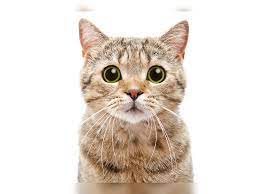
#> input picture photo/cat.jpeg, 260 x 194 px
$ jupyter execute '10 image transpose.ipynb'
#> lines starting #> are read from the running program, lines starting #| are printed output that depends on the picture
[cell 1]
import cv2
import numpy as np

[cell 2]
img=cv2.imread('photo/cat.jpeg')
#> img is the input picture: shape (194, 260, 3); mean B, G, R 212.3, 220.4, 229.7
rotated_img=cv2.transpose(img)
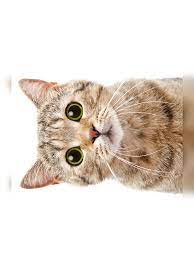
#> rotated_img: shape (260, 194, 3); mean B, G, R 212.3, 220.4, 229.7
